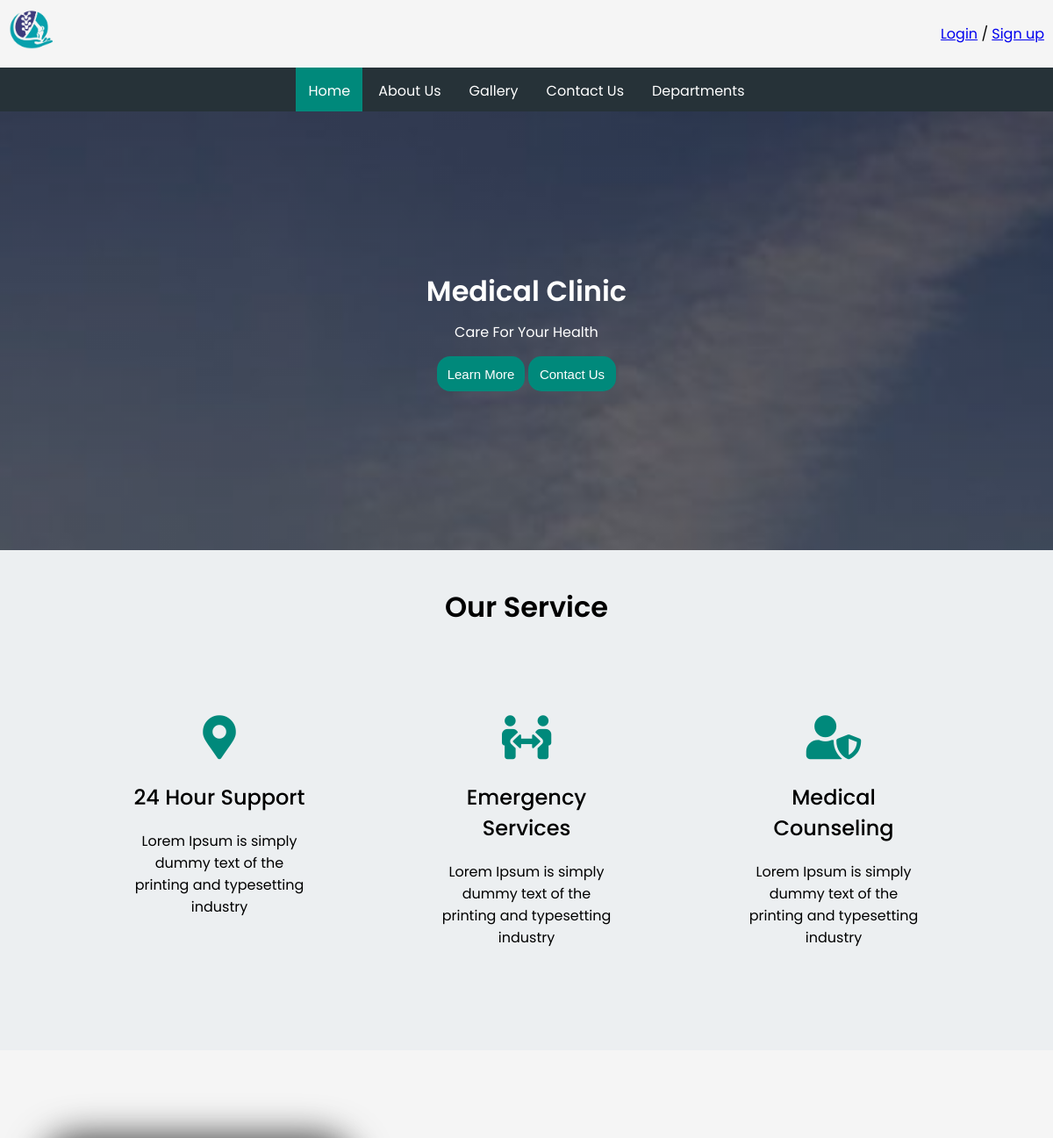
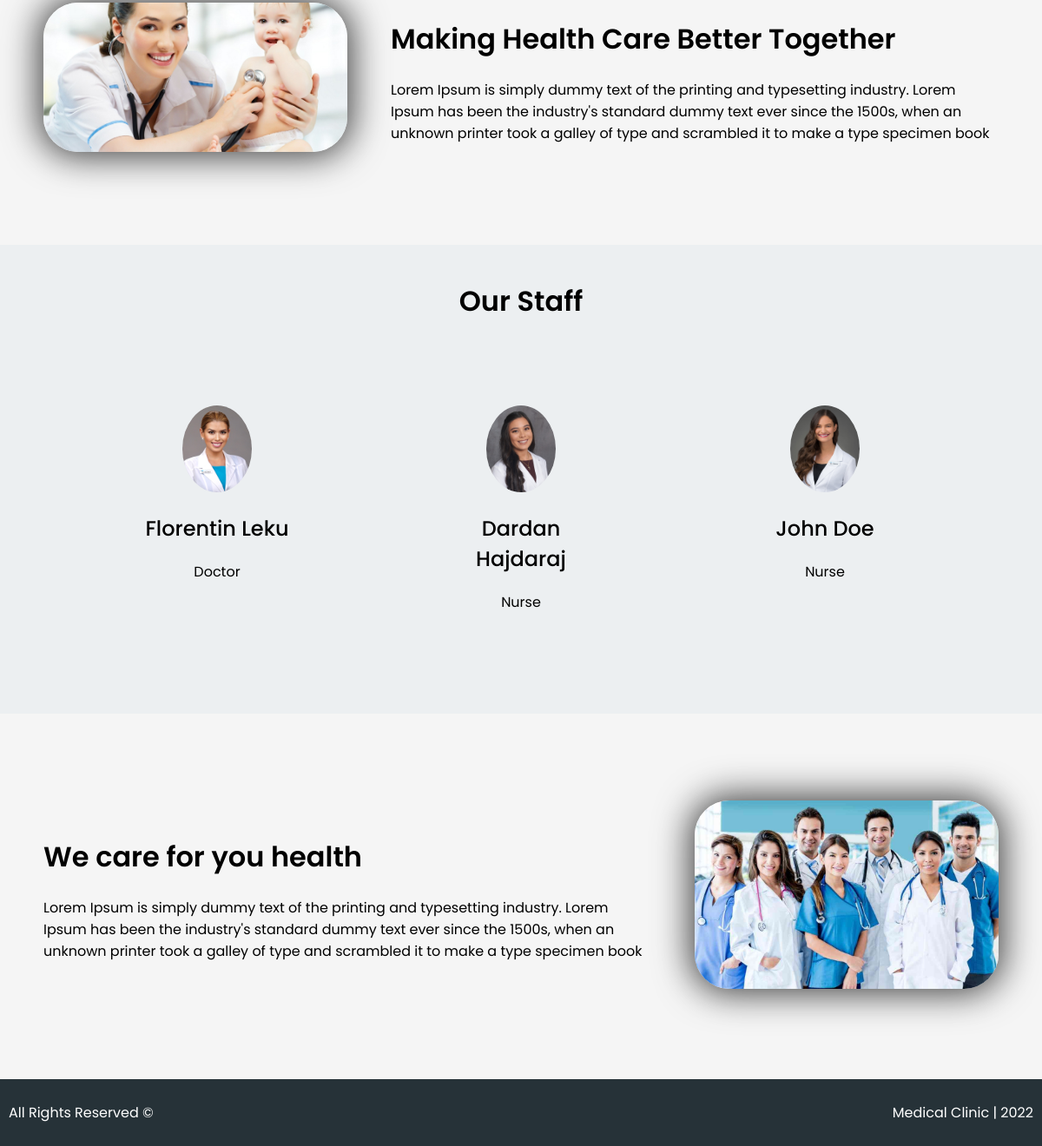
The page / on the database its author committed (2 pictures, top to bottom).
### tables this page shows
CREATE TABLE `section1` (
  `id` int(11) NOT NULL,
  `title` text NOT NULL,
  `smalltitle` text NOT NULL,
  `button1` text NOT NULL,
  `button2` text NOT NULL
);

CREATE TABLE `ourservices` (
  `id` int(11) NOT NULL,
  `ourservicesmaintitle` text NOT NULL,
  `ourservicestitleone` text NOT NULL,
  `ourservicesdescone` text NOT NULL,
  `ourservicestitletwo` text NOT NULL,
  `ourservicesdesctwo` text NOT NULL,
  `ourservicestitlethree` text NOT NULL,
  `ourservicesdescthree` text NOT NULL
);

CREATE TABLE `section2` (
  `id` int(5) NOT NULL,
  `title` text NOT NULL,
  `description` text NOT NULL
);

CREATE TABLE `ourstaff` (
  `id` int(11) NOT NULL,
  `title` text NOT NULL,
  `staff1name` text NOT NULL,
  `staff1position` text NOT NULL,
  `staff2Name` text NOT NULL,
  `staff2position` text NOT NULL,
  `staff3name` text NOT NULL,
  `staff3position` text NOT NULL
);

CREATE TABLE `section3` (
  `id` int(11) NOT NULL,
  `title` text NOT NULL,
  `description` text NOT NULL
);

### classes/DBConnection.class.php (called while the page is built)
<?php
class DBConnection
{
    private $host = 'localhost';
    private $dbname = 'medicalclinic';
    private $username = 'root';
    private $password = '';
    public function getConnection()
    {
        try {
            $pdo = new PDO("mysql:host=$this->host;dbname=$this->dbname", "$this->username", "$this->password");
            $pdo->setAttribute(PDO::ATTR_ERRMODE, PDO::ERRMODE_EXCEPTION);
        } catch (PDOException $e) {
            echo $e->getMessage();
            return null;
        }
        return $pdo;
    }
}

### classes/Home.class.php (the view, shortened to what this page needs)
<?php
class Home {
  public function SectionOneTitle() {
    $this->connection = new DBConnection();
    $this->query = "SELECT title FROM section1";
    if ($this->result = $this->connection->getConnection()->query($this->query)) {
        while ($this->row = $this->result->fetch(PDO::FETCH_ASSOC)) {
            echo ($this->row["title"]);
        }
      }
  }
  public function SectionOneSmallTitle() {
    $this->connection = new DBConnection();
    $this->query = "SELECT smalltitle FROM section1";
    if ($this->result = $this->connection->getConnection()->query($this->query)) {
        while ($this->row = $this->result->fetch(PDO::FETCH_ASSOC)) {
            echo ($this->row["smalltitle"]);
        }
      }
  }
  public function SectionOneButtonOne() {
    $this->connection = new DBConnection();
    $this->query = "SELECT button1 FROM section1";
    if ($this->result = $this->connection->getConnection()->query($this->query)) {
        while ($this->row = $this->result->fetch(PDO::FETCH_ASSOC)) {
            echo ($this->row["button1"]);
        }
      }
  }
  public function SectionOneButtonTwo() {
    $this->connection = new DBConnection();
    $this->query = "SELECT button2 FROM section1";
    if ($this->result = $this->connection->getConnection()->query($this->query)) {
        while ($this->row = $this->result->fetch(PDO::FETCH_ASSOC)) {
            echo ($this->row["button2"]);
        }
      }
  }
  public function OurServicesTitle() {
    $this->connection = new DBConnection();
    $this->query = "SELECT ourservicesmaintitle FROM ourservices";
    if ($this->result = $this->connection->getConnection()->query($this->query)) {
        while ($this->row = $this->result->fetch(PDO::FETCH_ASSOC)) {
            echo ($this->row["ourservicesmaintitle"]);
        }
      }
  }
  public function OurServicesTitleOne() {
    $this->connection = new DBConnection();
    $this->query = "SELECT ourservicestitleone FROM ourservices";
    if ($this->result = $this->connection->getConnection()->query($this->query)) {
        while ($this->row = $this->result->fetch(PDO::FETCH_ASSOC)) {
            echo ($this->row["ourservicestitleone"]);
        }
      }
  }
  public function OurServicesDescOne() {
    $this->connection = new DBConnection();
    $this->query = "SELECT ourservicesdescone FROM ourservices";
    if ($this->result = $this->connection->getConnection()->query($this->query)) {
        while ($this->row = $this->result->fetch(PDO::FETCH_ASSOC)) {
            echo ($this->row["ourservicesdescone"]);
        }
      }
  }
  public function OurServicesTitleTwo() {
    $this->connection = new DBConnection();
    $this->query = "SELECT ourservicestitletwo FROM ourservices";
    if ($this->result = $this->connection->getConnection()->query($this->query)) {
        while ($this->row = $this->result->fetch(PDO::FETCH_ASSOC)) {
            echo ($this->row["ourservicestitletwo"]);
        }
      }
  }
  public function OurServicesDescTwo() {
    $this->connection = new DBConnection();
    $this->query = "SELECT ourservicesdesctwo FROM ourservices";
    if ($this->result = $this->connection->getConnection()->query($this->query)) {
        while ($this->row = $this->result->fetch(PDO::FETCH_ASSOC)) {
            echo ($this->row["ourservicesdesctwo"]);
        }
      }
  }
  public function OurServicesTitleThree() {
    $this->connection = new DBConnection();
    $this->query = "SELECT ourservicestitlethree FROM ourservices";
    if ($this->result = $this->connection->getConnection()->query($this->query)) {
        while ($this->row = $this->result->fetch(PDO::FETCH_ASSOC)) {
            echo ($this->row["ourservicestitlethree"]);
        }
      }
  }
  public function OurServicesDescThree() {
    $this->connection = new DBConnection();
    $this->query = "SELECT ourservicesdescthree FROM ourservices";
    if ($this->result = $this->connection->getConnection()->query($this->query)) {
        while ($this->row = $this->result->fetch(PDO::FETCH_ASSOC)) {
            echo ($this->row["ourservicesdescthree"]);
        }
      }
  }
  public function SectionTwoTitle() {
    $this->connection = new DBConnection();
    $this->query = "SELECT title FROM section2";
    if ($this->result = $this->connection->getConnection()->query($this->query)) {
        while ($this->row = $this->result->fetch(PDO::FETCH_ASSOC)) {
            echo ($this->row["title"]);
        }
      }
  }
  public function SectionTwoDesc() {
    $this->connection = new DBConnection();
    $this->query = "SELECT description FROM section2";
    if ($this->result = $this->connection->getConnection()->query($this->query)) {
        while ($this->row = $this->result->fetch(PDO::FETCH_ASSOC)) {
            echo ($this->row["description"]);
        }
      }
  }
  public function OurStaffTitle() {
    $this->connection = new DBConnection();
    $this->query = "SELECT title FROM ourstaff";
    if ($this->result = $this->connection->getConnection()->query($this->query)) {
        while ($this->row = $this->result->fetch(PDO::FETCH_ASSOC)) {
            echo ($this->row["title"]);
        }
      }
  }
  public function OurStaff1Name() {
    $this->connection = new DBConnection();
    $this->query = "SELECT staff1name FROM ourstaff";
    if ($this->result = $this->connection->getConnection()->query($this->query)) {
        while ($this->row = $this->result->fetch(PDO::FETCH_ASSOC)) {
            echo ($this->row["staff1name"]);
        }
      }
  }
  public function OurStaff1position() {
    $this->connection = new DBConnection();
    $this->query = "SELECT staff1position FROM ourstaff";
    if ($this->result = $this->connection->getConnection()->query($this->query)) {
        while ($this->row = $this->result->fetch(PDO::FETCH_ASSOC)) {
            echo ($this->row["staff1position"]);
        }
      }
  }
  public function OurStaff2Name() {
    $this->connection = new DBConnection();
    $this->query = "SELECT staff2name FROM ourstaff";
    if ($this->result = $this->connection->getConnection()->query($this->query)) {
        while ($this->row = $this->result->fetch(PDO::FETCH_ASSOC)) {
            echo ($this->row["staff2name"]);
        }
      }
  }
  public function OurStaff2position() {
    $this->connection = new DBConnection();
    $this->query = "SELECT staff2position FROM ourstaff";
    if ($this->result = $this->connection->getConnection()->query($this->query)) {
        while ($this->row = $this->result->fetch(PDO::FETCH_ASSOC)) {
            echo ($this->row["staff2position"]);
        }
      }
  }
  public function OurStaff3Name() {
    $this->connection = new DBConnection();
    $this->query = "SELECT staff3name FROM ourstaff";
    if ($this->result = $this->connection->getConnection()->query($this->query)) {
        while ($this->row = $this->result->fetch(PDO::FETCH_ASSOC)) {
            echo ($this->row["staff3name"]);
        }
      }
  }
  public function OurStaff3position() {
    $this->connection = new DBConnection();
    $this->query = "SELECT staff3position FROM ourstaff";
    if ($this->result = $this->connection->getConnection()->query($this->query)) {
        while ($this->row = $this->result->fetch(PDO::FETCH_ASSOC)) {
            echo ($this->row["staff3position"]);
        }
      }
  }
  public function SectionThreeTitle() {
    $this->connection = new DBConnection();
    $this->query = "SELECT title FROM section3";
    if ($this->result = $this->connection->getConnection()->query($this->query)) {
        while ($this->row = $this->result->fetch(PDO::FETCH_ASSOC)) {
            echo ($this->row["title"]);
        }
      }
  }
}

### index.php (shortened to what this page needs)
<?php
$home = new Home();
?>
<!DOCTYPE html>
<html>
<head>
    <link rel="stylesheet" type="text/css" href="css/style.css">
    <link rel="stylesheet" type="text/css" href="css/style600.css">
    <link rel="stylesheet" type="text/css" href="https://cdnjs.cloudflare.com/ajax/libs/font-awesome/5.13.0/css/all.min.css">
</head>
<body>
<div class="content">
<div class="header">
        <a href="index.php"><img src="img/logom.png" width="50px" height="50px"></a>
        <?php if(isset($_SESSION['name'])): ?>
        <p>Welcome, <?php echo $_SESSION['name'];?>
        <?php if($_SESSION['user_type'] == "admin" ): ?>
            <a href="admin.php">(Admin Panel)</a>
        <?php endif; ?>
        / <a href="logout.php">Logout</a></p>
    <?php else: ?>
        <p><a href="login.php">Login</a> / <a href="signup.php">Sign up</a></p>
    <?php endif; ?>
    </div>
    <div class="headermenu" id="headermenuid">
        <ul>
        <li id="active"><a href="index.php">Home</a></li>
        <li><a href="about.php">About Us</a></li>
        <li><a href="gallery.php">Gallery</a></li>
        <li><a href="contact.php">Contact Us</a></li>
        <li><a href="department.php">Departments</a></li>
        </ul>
    </div>
    <div class="section1">
        <div class="section1content">
        <h1><?php $home->SectionOneTitle(); ?></h1>
        <p><?php $home->SectionOneSmallTitle(); ?></p>
        <button id="button" onclick="location.href='about.php'" type="button"><?php $home->SectionOneButtonOne(); ?></button>
        <button id="button" onclick="location.href='contact.php'" type="button"><?php $home->SectionOneButtonTwo(); ?></button>
        </div>
    </div>
    <div class="section2">
        <h1><?php $home->OurServicesTitle(); ?></h1>
        <div class="listingrow">
        <div class="ourservices">
        <span style="font-size: 50px; color: #00897b;">
        <i class="fas fa-map-marker-alt"></i>
        </span>
        <h2><?php $home->OurServicesTitleOne();?></h2>
        <p><?php $home->OurServicesDescOne(); ?></p>
        </div>
        <div class="ourservices">
        <span style="font-size: 50px; color: #00897b;">
        <i class="fas fa-people-arrows"></i>
        </span>
        <h2><?php $home->OurServicesTitleTwo(); ?></h2>
        <p><?php $home->OurServicesDescTwo(); ?></p>
        </div>
        <div class="ourservices">
        <span style="font-size: 50px; color: #00897b;">
        <i class="fas fa-user-shield"></i>
        </span>
        <h2><?php $home->OurServicesTitleThree(); ?></h2>
        <p><?php $home->OurServicesDescThree(); ?></p>
        </div>
        </div>
    </div>
    <div class="section3">
        <div class="section3photo">
        <img id="section3photo" src="img/section3photo.jpg">
        </div>
        <div class="section3info">
        <h1><?php $home->SectionTwoTitle(); ?></h1>
        <p><?php $home->SectionTwoDesc(); ?></p>
        </div>
    </div>
    <div class="section4">
        <h1><?php $home->OurStaffTitle(); ?></h1>
        <div class="listingrow">
        <div class="ourservices">
        <img class="person" src="img/people/dr1.jpg">
        <h2><?php $home->OurStaff1Name(); ?></h2>
        <p><?php $home->OurStaff1position(); ?></p>
        </div>
        <div class="ourservices">
        <img class="person" src="img/people/dr2.png">
        <h2><?php $home->OurStaff2Name(); ?></h2>
        <p><?php $home->OurStaff2position(); ?></p>
        </div>
        <div class="ourservices">
       <img class="person" src="img/people/dr3.jpg">
        <h2><?php $home->OurStaff3Name(); ?></h2>
        <p><?php $home->OurStaff3position(); ?></p>
        </div>
        </div>
    </div>
    <div class="section5">
        <div class="section5info">
        <h1><?php $home->SectionThreeTitle(); ?></h1>
        <p><?php $home->SectionTwoDesc(); ?></p>
        </div>
        <div class="section5photo">
        <img id="section5photo" src="img/section5photo.jpg">
        </div>
    </div>
</div>
<?php include 'footer.php'?>

### footer.php (shortened to what this page needs)
<div class="footer">
        <p>All Rights Reserved &copy;</p>
       <p> Medical Clinic | 2022</p>
    </div>
</body>
</html>

### css/style.css (style rules this page uses)
h1 { font-family: 'Poppins', sans-serif; font-weight: 600; }
h2 { font-family: 'Poppins', sans-serif; font-weight: 500; }
p { font-family: 'Poppins', sans-serif; font-weight: 400; }
a { font-family: 'Poppins', sans-serif;font-weight: 400; }
body { display: flex; flex-direction: column; height: 100vh; padding: 0px; margin: 0px; -webkit-font-smoothing: subpixel-antialiased; }
.content { flex: 1 0 auto; background-color: #f5f5f5; }
.header { display: flex; justify-content: space-between; padding: 10px; }
.headermenu { display: flex; height: 50px; width: 100%; background-color: #263238; justify-content: center; flex-wrap: nowrap; }
.headermenu ul { list-style-type: none; margin: 0; padding: 0; }
.headermenu li { display: inline-flex; height: 100%; }
.headermenu li a { display: block; color: white; text-align: center; padding: 14px; text-decoration: none; }
#active { background-color: #00897b; }
.section1 { display: flex; background-image: linear-gradient(rgba(0, 0, 0, 0.5), rgba(0, 0, 0, 0.5)), url("../img/clinic.jpg"); background-position: center; background-repeat: no-repeat; background-size: cover; background-attachment: fixed; position: relative; height: 500px; justify-content: center; align-items: center; }
.section1content { text-align: center; flex-wrap: wrap; }
.section1content h1 { padding: 0px; margin: 0px 0px 10px 0px; color: white; }
.section1content p { padding: 0px; margin: 0px 0px 10px 0px; color: white; }
#button { background-color: #00897b; border: none; border-radius: 15px; color: white; width: 100px; height: 40px; text-align: center; text-decoration: none; font-size: 15px; margin-top: 5px; }
.section2 { display: flex; flex-direction: column; background-color: #eceff1; text-align: center; }
.section2 h1 { padding-top: 20px; }
.ourservices { padding: 75px 0px 100px 0px; width: 200px; text-align: center; color: black; }
.listingrow { display: flex; align-items: stretch; justify-content: space-evenly; flex-wrap: wrap; height: auto; }
.section3 { display: flex; flex-direction: row; padding: 100px 0px 100px 0px; justify-content: center; align-items: center; }
.section3photo { padding: 0px 50px 0px 50px; }
#section3photo { width: 100%; min-width: 30vh; max-width: 50vh; border-radius: 40px; -webkit-box-shadow: 0px 0px 40px 5px rgba(0,0,0,0.75); -moz-box-shadow: 0px 0px 40px 5px rgba(0,0,0,0.75); box-shadow: 0px 0px 40px 5px rgba(0,0,0,0.75); }
.section3info { padding-right: 50px; max-width: 700px; }
.section4 { display: flex; flex-direction: column; background-color: #eceff1; text-align: center; }
.section4 h1 { padding-top: 20px; }
.person { height: 100px; border-radius: 50%; }
.section5 { display: flex; flex-direction: row; padding: 100px 0px 100px 0px; justify-content: center; align-items: center; }
.section5photo { padding: 0px 50px 0px 50px; }
#section5photo { width: 100%; min-width: 30vh; max-width: 50vh; border-radius: 40px; -webkit-box-shadow: 0px 0px 40px 5px rgba(0,0,0,0.75); -moz-box-shadow: 0px 0px 40px 5px rgba(0,0,0,0.75); box-shadow: 0px 0px 40px 5px rgba(0,0,0,0.75); }
.section5info { padding-left: 50px; max-width: 700px; }
.footer { display: flex; flex-shrink: 0; background-color:#263238; color: white; justify-content: space-between; padding: 10px; }
::placeholder { color: white; opacity: 1; }

### rows shown on the page
section1: title "Medical Clinic", smalltitle "Care For Your Health", button1 "Learn More", button2 "Contact Us"
ourservices: ourservicesmaintitle "Our Service", ourservicestitleone "24 Hour Support", ourservicesdescone "Lorem Ipsum is simply dummy text of the printing and typesetting industry", ourservicestitletwo "Emergency Services", ourservicesdesctwo "Lorem Ipsum is simply dummy text of the printing and typesetting industry", ourservicestitlethree "Medical Counseling", ourservicesdescthree "Lorem Ipsum is simply dummy text of the printing and typesetting industry"
section2: title "Making Health Care Better Together", description "Lorem Ipsum is simply dummy text of the printing and typesetting industry. Lorem Ipsum has been the industry's standard dummy text ever since the 1500s, when an unknown printer took a galley of type and scrambled it to make a type specimen book"
ourstaff: title "Our Staff", staff1name "Florentin Leku", staff1position "Doctor", staff2Name "Dardan Hajdaraj", staff2position "Nurse", staff3name "John Doe", staff3position "Nurse"
section3: title "We care for you health"
